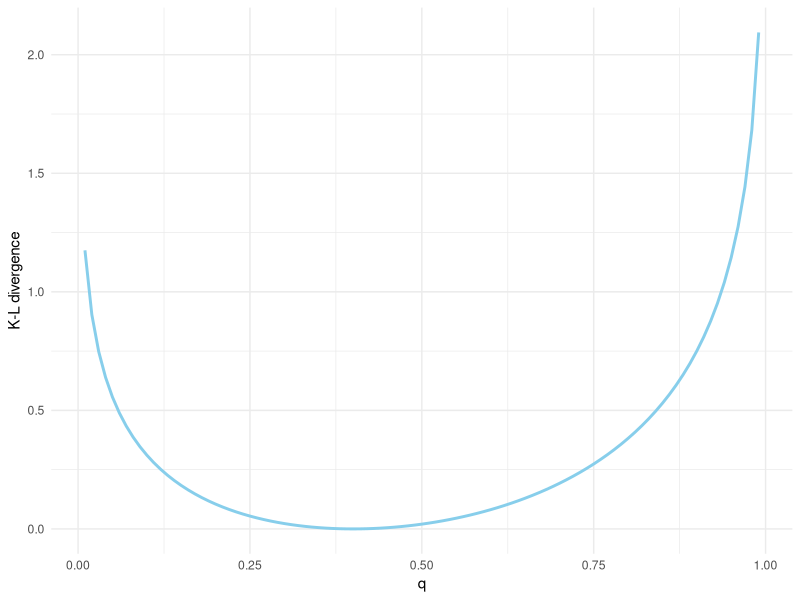

Recreate this plot in R.
## ---- chunk 1
knitr::opts_chunk$set(echo = TRUE, fig.align="center")
## ---- chunk 2
# libraries
library(ggplot2)

# truth - rain and sun probabilities for tomorrow
p <- c(0.4, 0.6)

# d_kl function
d_kl <- function(p, q) {
  sum(p * (log(p) - log(q)))
}

# q sequence
q_seq <- seq(from = 0.01, to = 0.99, by = 0.01)

# d_kl
d_kl_seq <- sapply(
    q_seq,
    function(q) {
        d_kl(p, c(q, 1 - q))
    }
)

# plot
df <- data.frame(q = q_seq, d_kl = d_kl_seq)

ggplot(data = df, aes(x = q, y = d_kl)) +
  geom_line(color = "skyblue", size = 1) +
  theme_minimal() +
  ylab("K-L divergence")
